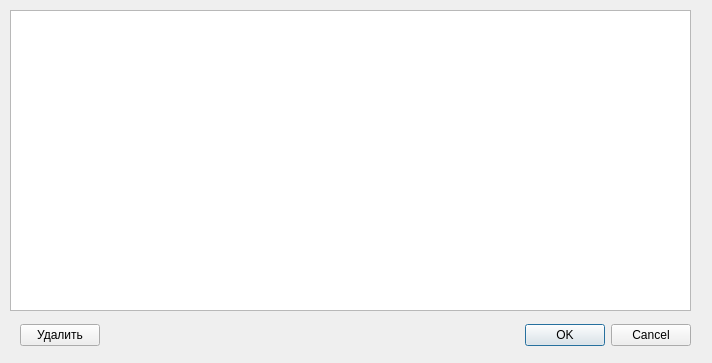
<?xml version="1.0" encoding="UTF-8"?>
<ui version="4.0">
 <class>Dialog</class>
 <widget class="QDialog" name="Dialog">
  <property name="geometry">
   <rect>
    <x>0</x>
    <y>0</y>
    <width>712</width>
    <height>363</height>
   </rect>
  </property>
  <property name="windowTitle">
   <string>Dialog</string>
  </property>
  <widget class="QTableWidget" name="tableWidget">
   <property name="geometry">
    <rect>
     <x>10</x>
     <y>10</y>
     <width>681</width>
     <height>301</height>
    </rect>
   </property>
   <property name="editTriggers">
    <set>QAbstractItemView::NoEditTriggers</set>
   </property>
   <property name="selectionMode">
    <enum>QAbstractItemView::SingleSelection</enum>
   </property>
   <property name="selectionBehavior">
    <enum>QAbstractItemView::SelectRows</enum>
   </property>
   <attribute name="verticalHeaderVisible">
    <bool>false</bool>
   </attribute>
  </widget>
  <widget class="QWidget" name="horizontalLayoutWidget">
   <property name="geometry">
    <rect>
     <x>20</x>
     <y>320</y>
     <width>671</width>
     <height>31</height>
    </rect>
   </property>
   <layout class="QHBoxLayout" name="horizontalLayout">
    <item>
     <widget class="QPushButton" name="deleteButton">
      <property name="text">
       <string>Удалить</string>
      </property>
     </widget>
    </item>
    <item>
     <widget class="QDialogButtonBox" name="buttonBox">
      <property name="orientation">
       <enum>Qt::Horizontal</enum>
      </property>
      <property name="standardButtons">
       <set>QDialogButtonBox::Cancel|QDialogButtonBox::Ok</set>
      </property>
     </widget>
    </item>
   </layout>
  </widget>
 </widget>
 <resources/>
 <connections>
  <connection>
   <sender>buttonBox</sender>
   <signal>accepted()</signal>
   <receiver>Dialog</receiver>
   <slot>accept()</slot>
   <hints>
    <hint type="sourcelabel">
     <x>248</x>
     <y>254</y>
    </hint>
    <hint type="destinationlabel">
     <x>157</x>
     <y>274</y>
    </hint>
   </hints>
  </connection>
  <connection>
   <sender>buttonBox</sender>
   <signal>rejected()</signal>
   <receiver>Dialog</receiver>
   <slot>reject()</slot>
   <hints>
    <hint type="sourcelabel">
     <x>316</x>
     <y>260</y>
    </hint>
    <hint type="destinationlabel">
     <x>286</x>
     <y>274</y>
    </hint>
   </hints>
  </connection>
 </connections>
</ui>
